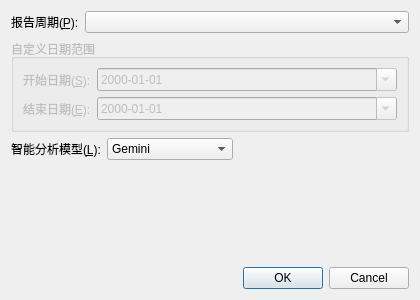
<?xml version="1.0" encoding="UTF-8"?>
<ui version="4.0">
 <class>ReportSettingsDialog</class>
 <widget class="QDialog" name="ReportSettingsDialog">
  <property name="geometry">
   <rect>
    <x>0</x>
    <y>0</y>
    <width>420</width>
    <height>300</height>
   </rect>
  </property>
  <property name="windowTitle">
   <string>报告设置</string>
  </property>
  <property name="modal">
   <bool>true</bool>
  </property>
  <layout class="QVBoxLayout" name="verticalLayout">
   <item>
    <layout class="QFormLayout" name="formLayout">
     <item row="0" column="0">
      <widget class="QLabel" name="labelPeriod">
       <property name="text">
        <string>报告周期(&amp;P):</string>
       </property>
       <property name="buddy">
        <cstring>periodComboBox</cstring>
       </property>
      </widget>
     </item>
     <item row="0" column="1">
      <widget class="QComboBox" name="periodComboBox"/>
     </item>
    </layout>
   </item>
   <item>
    <widget class="QGroupBox" name="customDateGroupBox">
     <property name="title">
      <string>自定义日期范围</string>
     </property>
     <property name="enabled">
      <bool>false</bool>
     </property>
     <layout class="QFormLayout" name="formLayout_2">
      <item row="0" column="0">
       <widget class="QLabel" name="labelStartDate">
        <property name="text">
         <string>开始日期(&amp;S):</string>
        </property>
        <property name="buddy">
         <cstring>startDateEdit</cstring>
        </property>
       </widget>
      </item>
      <item row="0" column="1">
       <widget class="QDateEdit" name="startDateEdit">
        <property name="calendarPopup">
         <bool>true</bool>
        </property>
        <property name="displayFormat">
            <string>yyyy-MM-dd</string>
        </property>
       </widget>
      </item>
      <item row="1" column="0">
       <widget class="QLabel" name="labelEndDate">
        <property name="text">
         <string>结束日期(&amp;E):</string>
        </property>
        <property name="buddy">
         <cstring>endDateEdit</cstring>
        </property>
       </widget>
      </item>
      <item row="1" column="1">
       <widget class="QDateEdit" name="endDateEdit">
        <property name="calendarPopup">
         <bool>true</bool>
        </property>
        <property name="displayFormat">
            <string>yyyy-MM-dd</string>
        </property>
       </widget>
      </item>
     </layout>
    </widget>
   </item>
   <item>
    <layout class="QHBoxLayout" name="llmModelLayout">
     <item>
      <widget class="QLabel" name="labelLlmModel">
       <property name="text">
        <string>智能分析模型(&amp;L):</string>
       </property>
       <property name="buddy">
        <cstring>llmModelComboBox</cstring>
       </property>
      </widget>
     </item>
     <item>
      <widget class="QComboBox" name="llmModelComboBox">
       <item>
        <property name="text">
         <string>Gemini</string>
        </property>
       </item>
       <item>
        <property name="text">
         <string>Qwen</string>
        </property>
       </item>
       <item>
        <property name="text">
         <string>不采用大模型分析</string>
        </property>
       </item>
      </widget>
     </item>
     <item>
        <spacer name="llmModelSpacer">
            <property name="orientation">
                <enum>Qt::Horizontal</enum>
            </property>
            <property name="sizeHint" stdset="0">
                <size>
                <width>40</width>
                <height>20</height>
                </size>
            </property>
        </spacer>
     </item>
    </layout>
   </item>
   <item>
    <spacer name="verticalSpacer_InputFields">
     <property name="orientation">
      <enum>Qt::Vertical</enum>
     </property>
     <property name="sizeType">
      <enum>QSizePolicy::Minimum</enum>
     </property>
     <property name="sizeHint" stdset="0">
      <size>
       <width>20</width>
       <height>10</height>
      </size>
     </property>
    </spacer>
   </item>
   <item>
    <widget class="QLabel" name="statusLabel">
     <property name="text">
      <string/>
     </property>
     <property name="alignment">
      <set>Qt::AlignCenter</set>
     </property>
     <property name="wordWrap">
      <bool>true</bool>
     </property>
     <property name="styleSheet">
      <string notr="true">color: red;</string>
     </property>
    </widget>
   </item>
   <item>
    <spacer name="verticalSpacer_Main">
     <property name="orientation">
      <enum>Qt::Vertical</enum>
     </property>
     <property name="sizeHint" stdset="0">
      <size>
       <width>20</width>
       <height>20</height>
      </size>
     </property>
    </spacer>
   </item>
   <item>
    <widget class="QDialogButtonBox" name="buttonBox">
     <property name="orientation">
      <enum>Qt::Horizontal</enum>
     </property>
     <property name="standardButtons">
      <set>QDialogButtonBox::Cancel|QDialogButtonBox::Ok</set>
     </property>
    </widget>
   </item>
  </layout>
 </widget>
 <tabstops>
  <tabstop>periodComboBox</tabstop>
  <tabstop>startDateEdit</tabstop>
  <tabstop>endDateEdit</tabstop>
  <tabstop>llmModelComboBox</tabstop> <tabstop>buttonBox</tabstop>
 </tabstops>
 <resources/>
 <connections>
  <connection>
   <sender>buttonBox</sender>
   <signal>accepted()</signal>
   <receiver>ReportSettingsDialog</receiver>
   <slot>accept()</slot>
   <hints>
    <hint type="sourcelabel">
     <x>248</x>
     <y>254</y>
    </hint>
    <hint type="destinationlabel">
     <x>157</x>
     <y>274</y>
    </hint>
   </hints>
  </connection>
  <connection>
   <sender>buttonBox</sender>
   <signal>rejected()</signal>
   <receiver>ReportSettingsDialog</receiver>
   <slot>reject()</slot>
   <hints>
    <hint type="sourcelabel">
     <x>316</x>
     <y>260</y>
    </hint>
    <hint type="destinationlabel">
     <x>286</x>
     <y>274</y>
    </hint>
   </hints>
  </connection>
 </connections>
</ui>
